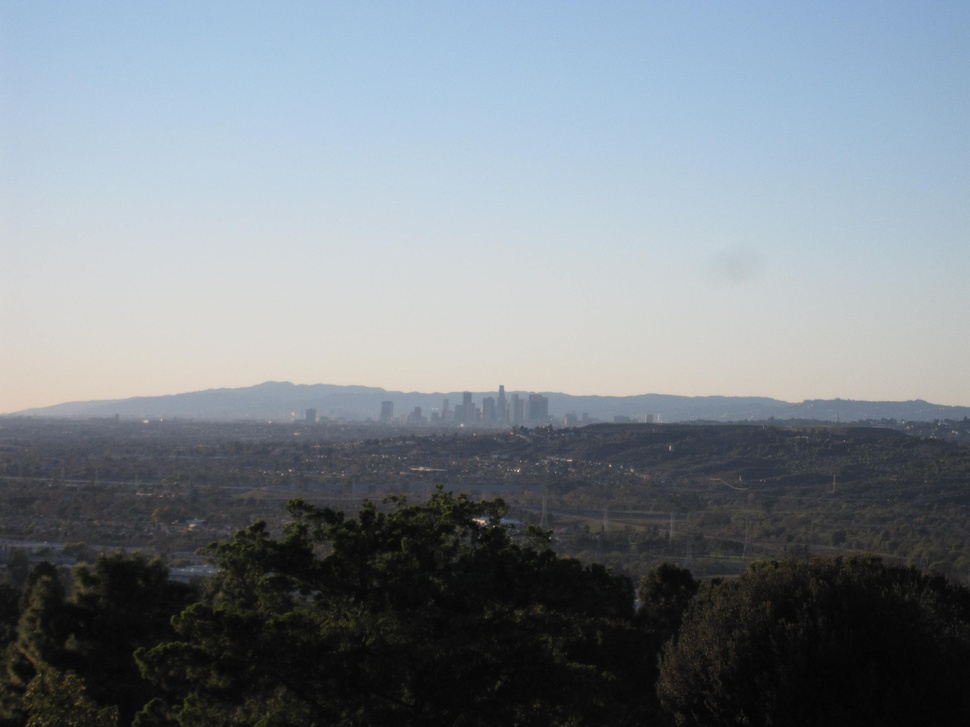
#> input picture city.jpg, 970 x 727 px, shrunk from 2816 x 2112 before the run
$ python 'Edge Detection.py'
#> lines starting #> are read from the running program, lines starting #| are printed output that depends on the picture
#!/usr/bin/env python
# coding: utf-8

# In[2]:


import numpy as np
from scipy import linalg
from skimage import filters


# In[1]:


import matplotlib.pyplot as plt
import matplotlib.image as mpimg

img=mpimg.imread('city.jpg')
#> img is the input picture: shape (727, 970, 3); mean R, G, B 123.5, 131.9, 139.2
plt.imshow(img)


# In[5]:


img.shape


# In[3]:


img[:,:,2]


# In[6]:


img_array = img / 255
img_gray = img_array @ [0.2126, 0.7152, 0.0722]
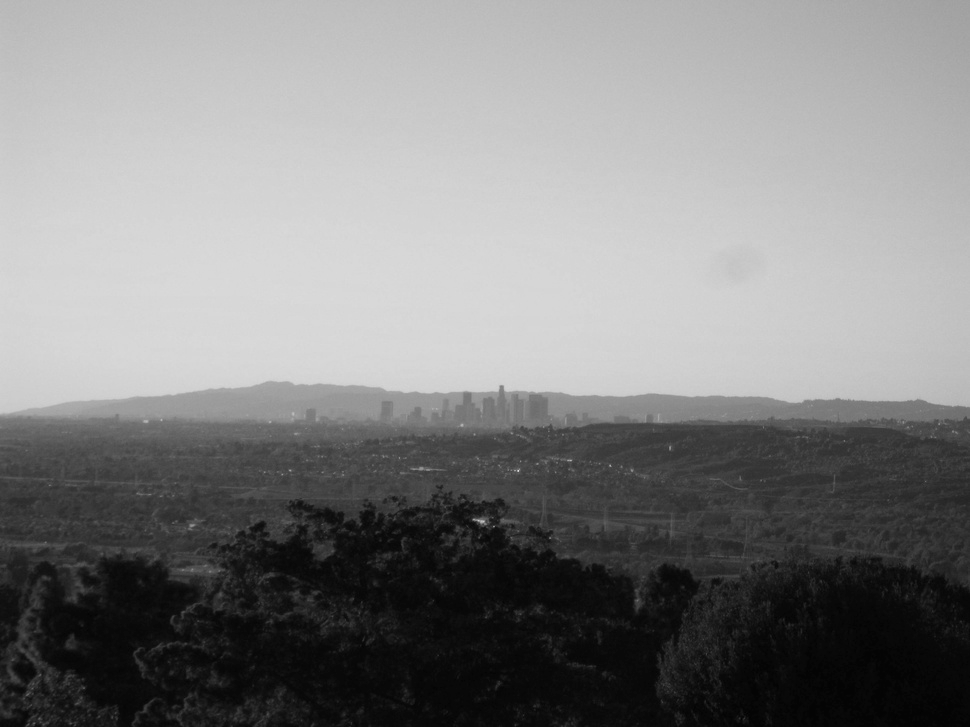
#> img_gray: shape (727, 970) float64; min 0, max 0.874, mean 0.512
plt.imshow(img_gray, cmap="gray")


# In[8]:


img_gray.shape


# In[13]:


mpimg.imsave('city_gray.jpg',img_gray)
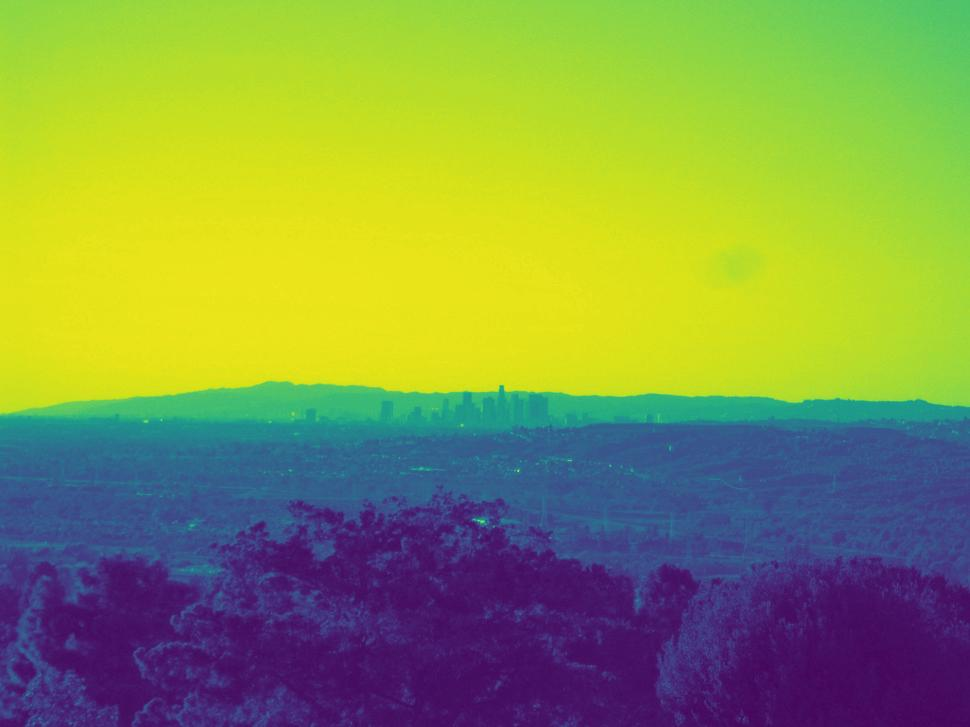
#> saved as city_gray.jpg: shape (727, 970, 3); mean R, G, B 132.3, 150.2, 77.5


# In[10]:


img_roberts = filters.roberts(img_gray)
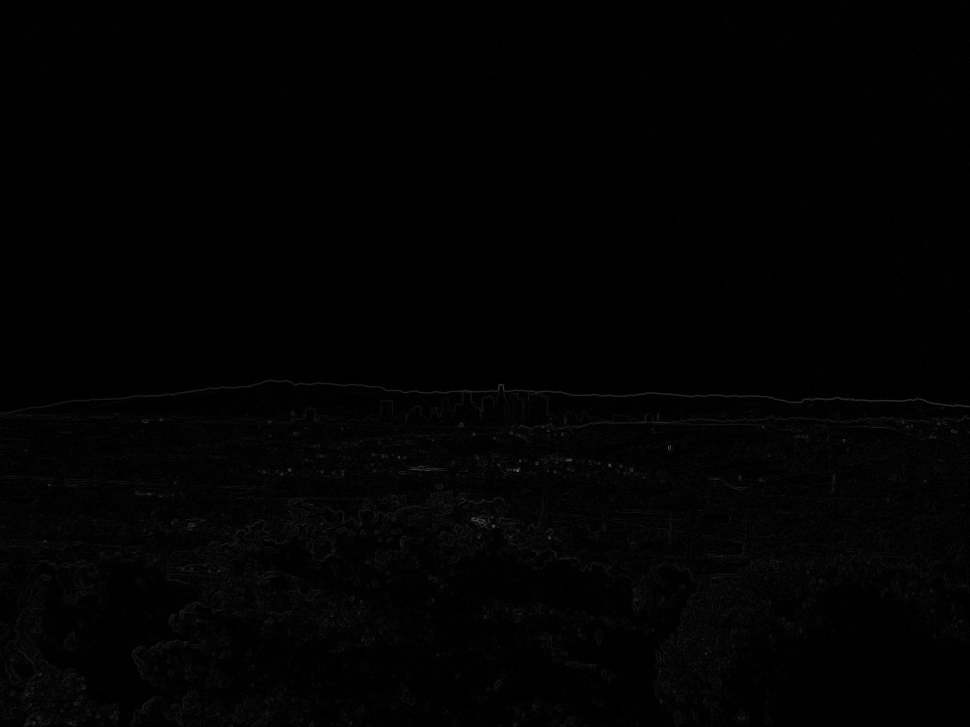
#> img_roberts: shape (727, 970) float64; min 0, max 0.433, mean 0.00912
plt.imshow(img_roberts, cmap="gray")


# In[15]:


mpimg.imsave('roberts_city_gray.jpg',img_roberts)
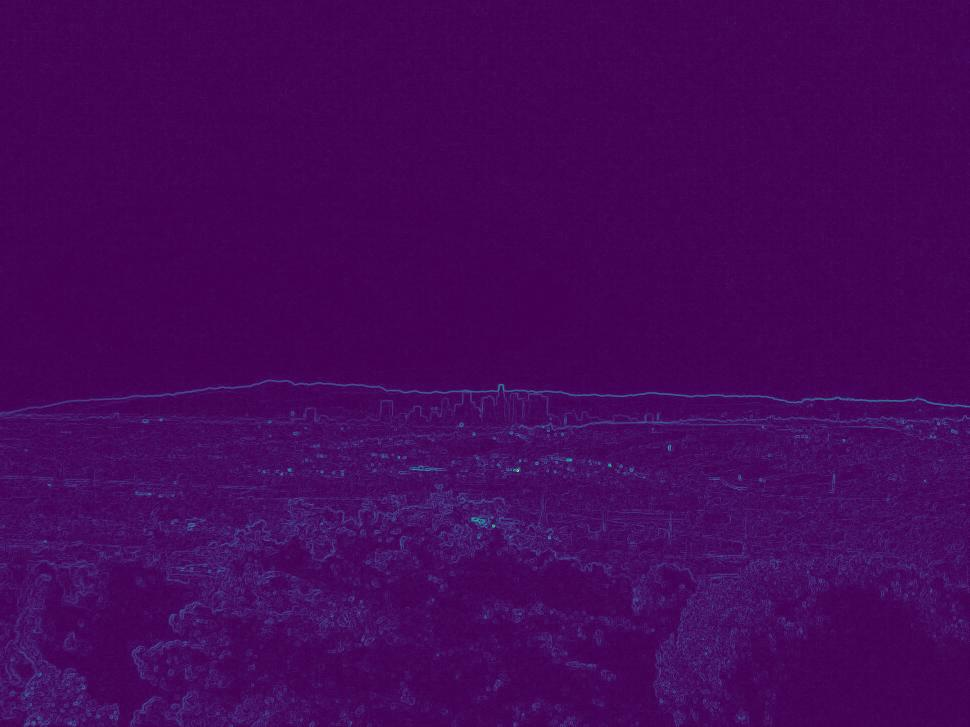
#> saved as roberts_city_gray.jpg: shape (727, 970, 3); mean R, G, B 68.6, 7.5, 89.9


# In[16]:


img_sobel= filters.sobel(img_gray)
plt.imshow(img_sobel, cmap="gray")


# In[17]:


mpimg.imsave('sobel_city_gray.jpg', img_sobel)
